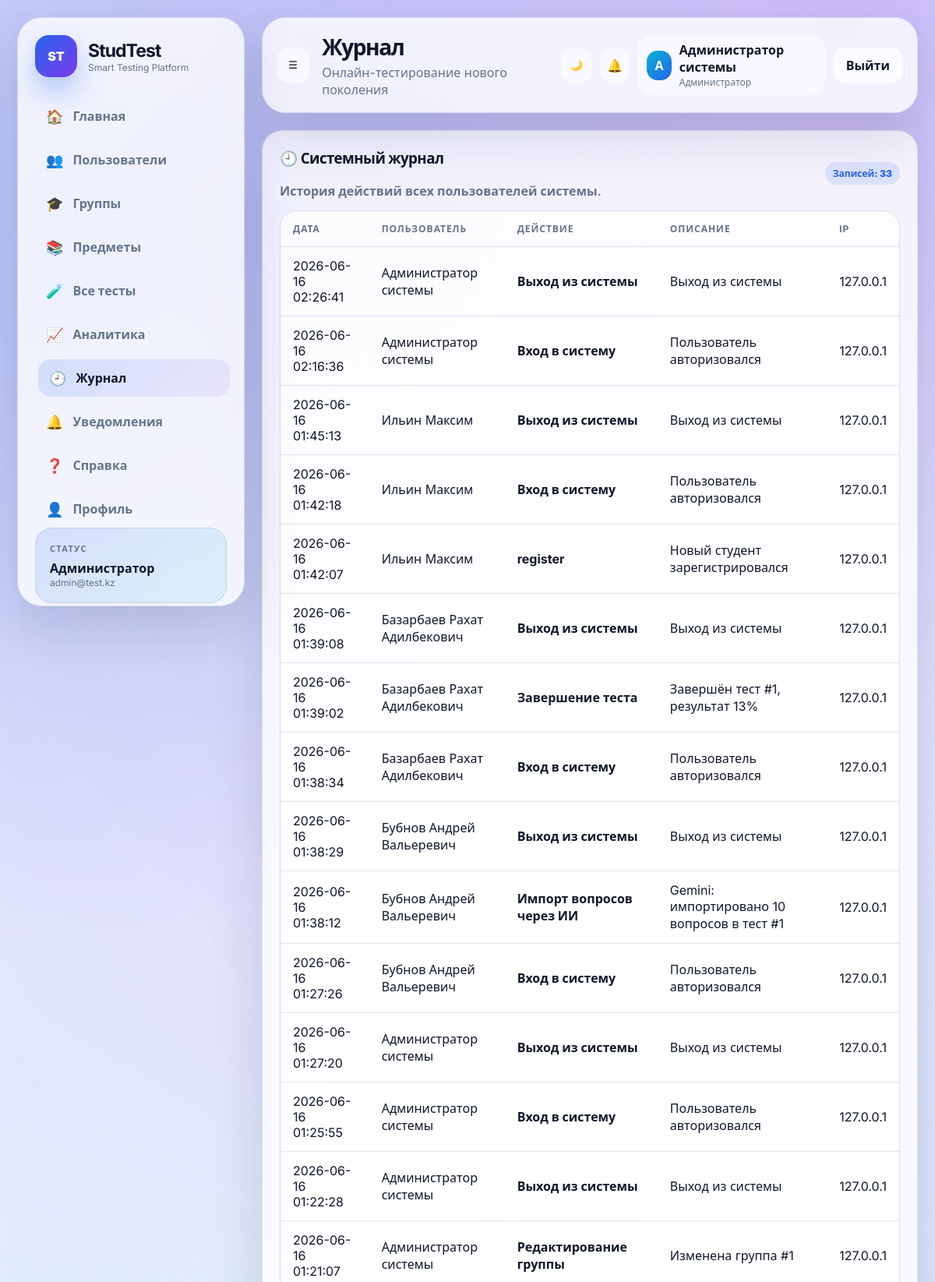
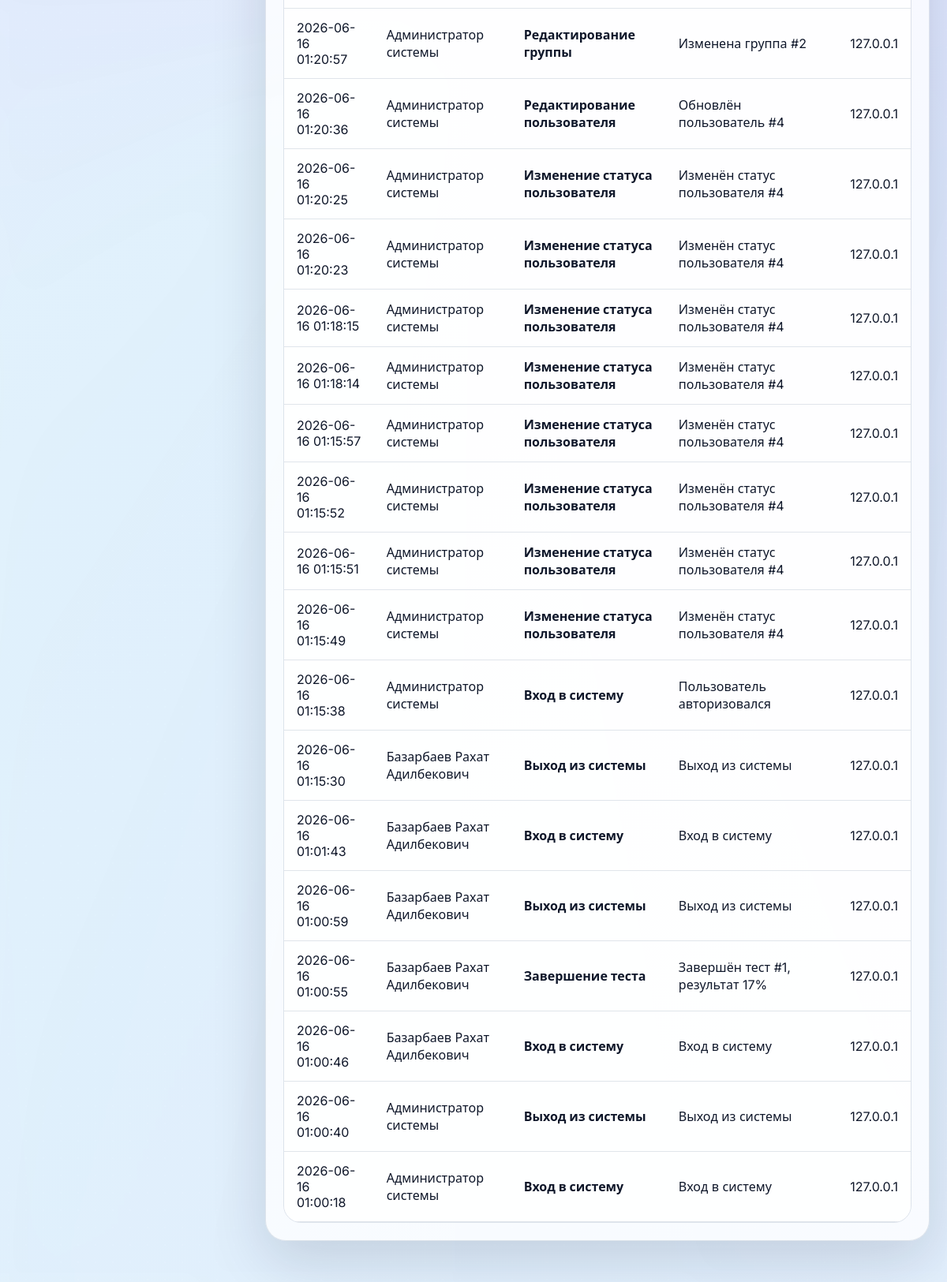
Page /logs.php (signed in) on the committed database (2 pictures, top to bottom).
### tables this page shows
CREATE TABLE `activity_log` (
  `id` int(11) NOT NULL,
  `user_id` int(11) DEFAULT NULL,
  `action` varchar(255) NOT NULL,
  `description` text DEFAULT NULL,
  `ip_address` varchar(50) DEFAULT NULL,
  `created_at` timestamp NULL DEFAULT current_timestamp()
);

CREATE TABLE `users` (
  `id` int(11) NOT NULL,
  `full_name` varchar(150) NOT NULL,
  `email` varchar(120) NOT NULL,
  `password` varchar(255) NOT NULL,
  `role` enum('admin','teacher','student') NOT NULL DEFAULT 'student',
  `group_id` int(11) DEFAULT NULL,
  `is_active` tinyint(1) NOT NULL DEFAULT 1,
  `avatar` varchar(255) DEFAULT NULL,
  `created_at` timestamp NULL DEFAULT current_timestamp(),
  `updated_at` timestamp NULL DEFAULT current_timestamp() ON UPDATE current_timestamp()
);

### includes/auth.php (called while the page is built, shortened)
<?php
function currentUserRole(): ?string { return $_SESSION['role'] ?? null; }
function currentUserName(): string { return $_SESSION['full_name'] ?? 'Пользователь'; }
function currentUserEmail(): string { return $_SESSION['email'] ?? ''; }
function e($value): string { return htmlspecialchars((string)$value, ENT_QUOTES, 'UTF-8'); }
function actionLabel(string $action): string {
    $map = [
        'login' => 'Вход в систему',
        'logout' => 'Выход из системы',
        'finish_test' => 'Завершение теста',
        'start_test' => 'Начало теста',
        'create_test' => 'Создание теста',
        'update_test' => 'Редактирование теста',
        'delete_test' => 'Удаление теста',
        'create_user' => 'Создание пользователя',
        'update_user' => 'Редактирование пользователя',
        'delete_user' => 'Удаление пользователя',
        'create_subject' => 'Создание предмета',
        'update_subject' => 'Редактирование предмета',
        'delete_subject' => 'Удаление предмета',
        'create_group' => 'Создание группы',
        'update_group' => 'Редактирование группы',
        'delete_group' => 'Удаление группы',
        'import_questions' => 'Импорт вопросов',
        'ai_import_questions' => 'Импорт вопросов через ИИ',
        'generate_ai_questions' => 'Генерация вопросов через ИИ',
        'toggle_user' => 'Изменение статуса пользователя',
        'export_results' => 'Экспорт результатов',
        'Обновление профиля' => 'Обновление профиля'
    ];
    return $map[$action] ?? $action;
}
function roleLabel(?string $role): string { return ['admin'=>'Администратор','teacher'=>'Преподаватель','student'=>'Студент'][$role] ?? 'Гость'; }
?>

### logs.php (the view, shortened to what this page needs)
<?php
require_once __DIR__ . '/config/database.php';
require_once __DIR__ . '/includes/auth.php';
$pageTitle = 'Журнал';
$isAdmin = currentUserRole() === 'admin';
if ($isAdmin) {
    $stmt = $pdo->query('SELECT l.*, u.full_name FROM activity_log l LEFT JOIN users u ON u.id=l.user_id ORDER BY l.id DESC LIMIT 150');
} else {
    $stmt = $pdo->prepare('SELECT l.*, u.full_name FROM activity_log l LEFT JOIN users u ON u.id=l.user_id WHERE l.user_id=? ORDER BY l.id DESC LIMIT 100');
    $stmt->execute([currentUserId()]);
}
$logs = $stmt->fetchAll();
include __DIR__ . '/includes/header.php';
?>
<div class="card">
    <div class="table-toolbar">
        <div>
            <h3>🕘 <?= $isAdmin ? 'Системный журнал' : 'Мой журнал' ?></h3>
            <p class="muted-text"><?= $isAdmin ? 'История действий всех пользователей системы.' : 'История активности твоей учётной записи.' ?></p>
        </div>
        <span class="badge">Записей: <?= count($logs) ?></span>
    </div>
    <?php if (!$logs): ?>
        <div class="empty-state">Пока нет действий для отображения.</div>
    <?php else: ?>
        <div class="table-wrap">
            <table>
                <tr>
                    <th>Дата</th>
                    <?php if ($isAdmin): ?><th>Пользователь</th><?php endif; ?>
                    <th>Действие</th>
                    <th>Описание</th>
                    <th>IP</th>
                </tr>
                <?php foreach ($logs as $l): ?>
                    <tr>
                        <td><?= e($l['created_at']) ?></td>
                        <?php if ($isAdmin): ?><td><?= e($l['full_name'] ?? '-') ?></td><?php endif; ?>
                        <td><b><?= e(actionLabel($l['action'])) ?></b></td>
                        <td><?= e($l['description']) ?></td>
                        <td><?= e($l['ip_address']) ?></td>
                    </tr>
                <?php endforeach; ?>
            </table>
        </div>
    <?php endif; ?>
</div>
<?php include __DIR__ . '/includes/footer.php'; ?>

### includes/header.php (shortened to what this page needs)
<?php
require_once __DIR__ . '/auth.php';
require_once __DIR__ . '/../config/database.php';
$role = currentUserRole();
$pageTitle = $pageTitle ?? 'StudTest';
$active = $_SERVER['REQUEST_URI'] ?? '';
$unreadCount = 0;
if (isLoggedIn()) {
    try { $s = $pdo->prepare('SELECT COUNT(*) c FROM notifications WHERE user_id=? AND is_read=0'); $s->execute([currentUserId()]); $unreadCount = (int)$s->fetch()['c']; } catch (Throwable $e) {}
}
function navActive($path, $active) { return strpos($active, $path) !== false ? 'active' : ''; }
?>
<!DOCTYPE html>
<html lang="ru" data-theme="light">
<head>
    <link rel="stylesheet" href="/assets/css/style.css">
</head>
<body>
<div class="noise"></div>
<div class="app-shell">
    <aside class="sidebar glass" id="sidebar">
        <a class="brand" href="/dashboard.php">
            <div class="brand-logo pulse">ST</div>
            <div><strong>StudTest</strong><span>Smart Testing Platform</span></div>
        </a>
        <nav class="menu">
            <a class="<?= navActive('/dashboard.php',$active) ?>" href="/dashboard.php"><span>🏠</span> Главная</a>
            <?php if ($role === 'admin'): ?>
                <a class="<?= navActive('/admin/users.php',$active) ?>" href="/admin/users.php"><span>👥</span> Пользователи</a>
                <a class="<?= navActive('/admin/groups.php',$active) ?>" href="/admin/groups.php"><span>🎓</span> Группы</a>
                <a class="<?= navActive('/admin/subjects.php',$active) ?>" href="/admin/subjects.php"><span>📚</span> Предметы</a>
                <a class="<?= navActive('/admin/tests.php',$active) ?>" href="/admin/tests.php"><span>🧪</span> Все тесты</a>
                <a class="<?= navActive('/admin/analytics.php',$active) ?>" href="/admin/analytics.php"><span>📈</span> Аналитика</a>
            <?php endif; ?>
            <a class="<?= navActive('/logs.php',$active) ?>" href="/logs.php"><span>🕘</span> Журнал</a>
            <a class="<?= navActive('/notifications.php',$active) ?>" href="/notifications.php"><span>🔔</span> Уведомления <?= $unreadCount ? '<b class="nav-dot">'.$unreadCount.'</b>' : '' ?></a>
            <a class="<?= navActive('/help.php',$active) ?>" href="/help.php"><span>❓</span> Справка</a>
            <a class="<?= navActive('/profile.php',$active) ?>" href="/profile.php"><span>👤</span> Профиль</a>
        </nav>
        <div class="sidebar-card">
            <div class="mini-title">Статус</div>
            <strong><?= e(roleLabel($role)) ?></strong>
            <small><?= e(currentUserEmail()) ?></small>
        </div>
    </aside>
    <main class="main">
        <header class="topbar glass">
            <button class="icon-btn" onclick="toggleSidebar()">☰</button>
            <div class="top-title"><h1><?= e($pageTitle) ?></h1><p>Онлайн-тестирование нового поколения</p></div>
            <div class="top-actions">
                <button class="icon-btn" onclick="toggleTheme()" title="Тема">🌙</button>
                <a class="notify-btn" href="/notifications.php">🔔<?= $unreadCount ? '<span>'.$unreadCount.'</span>' : '' ?></a>
                <div class="userchip"><div class="avatar"><?= e(function_exists('mb_substr') ? mb_substr(currentUserName(),0,1,'UTF-8') : substr(currentUserName(),0,1)) ?></div><div><b><?= e(currentUserName()) ?></b><small><?= e(roleLabel($role)) ?></small></div></div>
                <a class="btn btn-light" href="/logout.php">Выйти</a>
            </div>
        </header>
        <section class="content fade-in">

### includes/footer.php (shortened to what this page needs)
        </section>
    </main>
</div>
</body>
</html>

### rows in the picture
activity_log: created_at "2026-06-16 02:26:41", user.full_name "Администратор системы", action "Выход из системы", description "Выход из системы", ip_address "127.0.0.1"
activity_log: created_at "2026-06-16 02:16:36", user.full_name "Администратор системы", action "Вход в систему", description "Пользователь авторизовался", ip_address "127.0.0.1"
activity_log: created_at "2026-06-16 01:45:13", user.full_name "Ильин Максим", action "Выход из системы", description "Выход из системы", ip_address "127.0.0.1"
activity_log: created_at "2026-06-16 01:42:18", user.full_name "Ильин Максим", action "Вход в систему", description "Пользователь авторизовался", ip_address "127.0.0.1"
activity_log: created_at "2026-06-16 01:42:07", user.full_name "Ильин Максим", action "register", description "Новый студент зарегистрировался", ip_address "127.0.0.1"
activity_log: created_at "2026-06-16 01:39:08", user.full_name "Базарбаев Рахат Адилбекович", action "Выход из системы", description "Выход из системы", ip_address "127.0.0.1"
activity_log: created_at "2026-06-16 01:39:02", user.full_name "Базарбаев Рахат Адилбекович", action "Завершение теста", description "Завершён тест #1, результат 13%", ip_address "127.0.0.1"
activity_log: created_at "2026-06-16 01:38:34", user.full_name "Базарбаев Рахат Адилбекович", action "Вход в систему", description "Пользователь авторизовался", ip_address "127.0.0.1"
activity_log: created_at "2026-06-16 01:38:29", user.full_name "Бубнов Андрей Вальеревич", action "Выход из системы", description "Выход из системы", ip_address "127.0.0.1"
activity_log: created_at "2026-06-16 01:38:12", user.full_name "Бубнов Андрей Вальеревич", action "Импорт вопросов через ИИ", description "Gemini: импортировано 10 вопросов в тест #1", ip_address "127.0.0.1"
activity_log: created_at "2026-06-16 01:27:26", user.full_name "Бубнов Андрей Вальеревич", action "Вход в систему", description "Пользователь авторизовался", ip_address "127.0.0.1"
activity_log: created_at "2026-06-16 01:27:20", user.full_name "Администратор системы", action "Выход из системы", description "Выход из системы", ip_address "127.0.0.1"
activity_log: created_at "2026-06-16 01:25:55", user.full_name "Администратор системы", action "Вход в систему", description "Пользователь авторизовался", ip_address "127.0.0.1"
activity_log: created_at "2026-06-16 01:22:28", user.full_name "Администратор системы", action "Выход из системы", description "Выход из системы", ip_address "127.0.0.1"
activity_log: created_at "2026-06-16 01:21:07", user.full_name "Администратор системы", action "Редактирование группы", description "Изменена группа #1", ip_address "127.0.0.1"
activity_log: created_at "2026-06-16 01:20:57", user.full_name "Администратор системы", action "Редактирование группы", description "Изменена группа #2", ip_address "127.0.0.1"
activity_log: created_at "2026-06-16 01:20:36", user.full_name "Администратор системы", action "Редактирование пользователя", description "Обновлён пользователь #4", ip_address "127.0.0.1"
activity_log: created_at "2026-06-16 01:20:25", user.full_name "Администратор системы", action "Изменение статуса пользователя", description "Изменён статус пользователя #4", ip_address "127.0.0.1"
activity_log: created_at "2026-06-16 01:20:23", user.full_name "Администратор системы", action "Изменение статуса пользователя", description "Изменён статус пользователя #4", ip_address "127.0.0.1"
activity_log: created_at "2026-06-16 01:18:15", user.full_name "Администратор системы", action "Изменение статуса пользователя", description "Изменён статус пользователя #4", ip_address "127.0.0.1"
activity_log: created_at "2026-06-16 01:18:14", user.full_name "Администратор системы", action "Изменение статуса пользователя", description "Изменён статус пользователя #4", ip_address "127.0.0.1"
activity_log: created_at "2026-06-16 01:15:57", user.full_name "Администратор системы", action "Изменение статуса пользователя", description "Изменён статус пользователя #4", ip_address "127.0.0.1"
activity_log: created_at "2026-06-16 01:15:52", user.full_name "Администратор системы", action "Изменение статуса пользователя", description "Изменён статус пользователя #4", ip_address "127.0.0.1"
activity_log: created_at "2026-06-16 01:15:51", user.full_name "Администратор системы", action "Изменение статуса пользователя", description "Изменён статус пользователя #4", ip_address "127.0.0.1"
activity_log: created_at "2026-06-16 01:15:49", user.full_name "Администратор системы", action "Изменение статуса пользователя", description "Изменён статус пользователя #4", ip_address "127.0.0.1"
activity_log: created_at "2026-06-16 01:15:38", user.full_name "Администратор системы", action "Вход в систему", description "Пользователь авторизовался", ip_address "127.0.0.1"
activity_log: created_at "2026-06-16 01:15:30", user.full_name "Базарбаев Рахат Адилбекович", action "Выход из системы", description "Выход из системы", ip_address "127.0.0.1"
activity_log: created_at "2026-06-16 01:01:43", user.full_name "Базарбаев Рахат Адилбекович", action "Вход в систему", description "Вход в систему", ip_address "127.0.0.1"
activity_log: created_at "2026-06-16 01:00:59", user.full_name "Базарбаев Рахат Адилбекович", action "Выход из системы", description "Выход из системы", ip_address "127.0.0.1"
activity_log: created_at "2026-06-16 01:00:55", user.full_name "Базарбаев Рахат Адилбекович", action "Завершение теста", description "Завершён тест #1, результат 17%", ip_address "127.0.0.1"
activity_log: created_at "2026-06-16 01:00:46", user.full_name "Базарбаев Рахат Адилбекович", action "Вход в систему", description "Вход в систему", ip_address "127.0.0.1"
activity_log: created_at "2026-06-16 01:00:40", user.full_name "Администратор системы", action "Выход из системы", description "Выход из системы", ip_address "127.0.0.1"
activity_log: created_at "2026-06-16 01:00:18", user.full_name "Администратор системы", action "Вход в систему", description "Вход в систему", ip_address "127.0.0.1"

### other values in the picture
roleLabel($role) "Администратор"
currentUserEmail() "admin@test.kz"
$pageTitle "Журнал"
currentUserName() "Администратор системы"
count($logs) "33"
